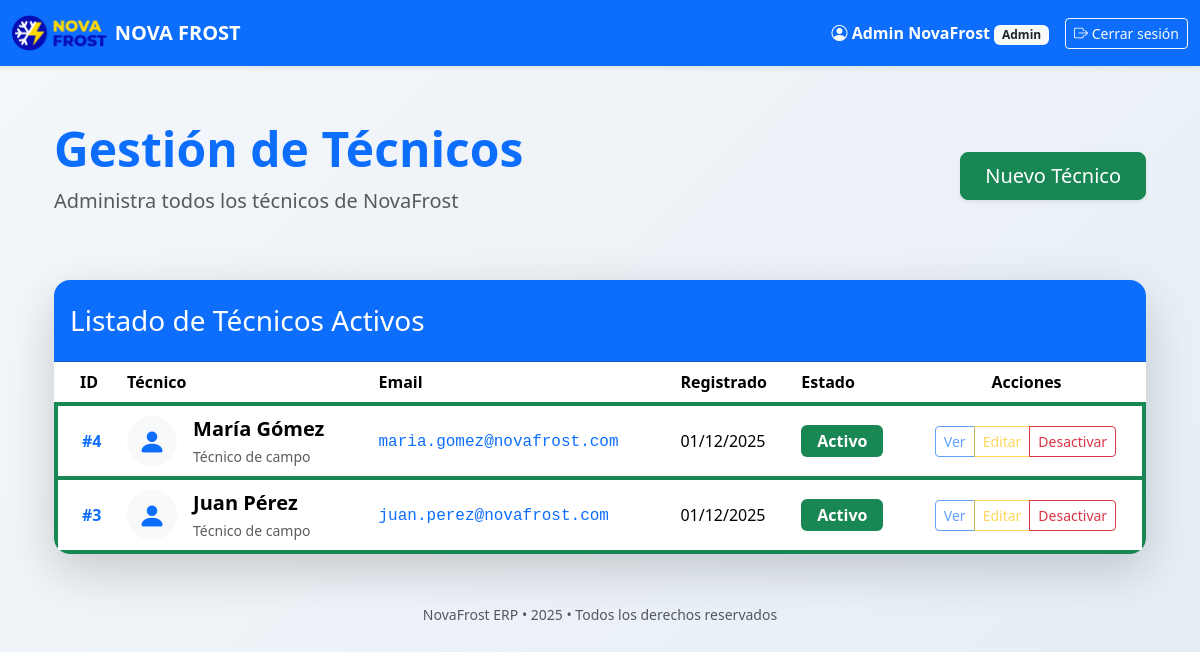
Page /admin/tecnicos (signed in) on the committed database.
### models.py (models this page shows, shortened)
class User(db.Model, UserMixin):
    id = db.Column(db.Integer, primary_key=True)
    email = db.Column(db.String(120), unique=True, nullable=False, index=True)
    password_hash = db.Column(db.String(255), nullable=False)
    role = db.Column(db.String(20), nullable=False, default='tecnico')
    nombre = db.Column(db.String(100), nullable=False, default='')
    apellido = db.Column(db.String(100), nullable=False, default='')
    activo = db.Column(db.Boolean, default=True)
    push_token = db.Column(db.String(500), nullable=True)
    fecha_registro = db.Column(db.DateTime, default=datetime.utcnow)
    ordenes_tecnico = db.relationship('Orden', backref='tecnico', lazy=True)
    anticipos = db.relationship('Anticipo', backref='tecnico_rel', lazy=True)
    salarios = db.relationship('Salario', backref='tecnico', lazy=True)
    def nombre_completo(self):
        if self.nombre and self.apellido:
            return f"{self.nombre} {self.apellido}"
        return self.email.split('@')[0].title()

### app.py (the view)
@app.route('/admin/tecnicos')
@login_required
def admin_tecnicos():
    if current_user.role != 'admin':
        flash('Acceso restringido', 'danger')
        return redirect(url_for('dashboard'))
    tecnicos = User.query.filter_by(role='tecnico').order_by(User.fecha_registro.desc()).all()
    return render_template('admin/tecnicos.html', tecnicos=tecnicos)

### app.py (called while the page is built)
@login_manager.user_loader
def load_user(user_id):
    return db.session.get(User, int(user_id))

### templates/admin/tecnicos.html (shortened to what this page needs)
{% extends "base.html" %}
{% block content %}
<div class="container py-5">
    <div class="d-flex flex-column flex-md-row justify-content-between align-items-start align-items-md-center gap-4 mb-5 mb-5">
        <div>
            <h1 class="display-5 fw-bold text-primary mb-2">
                Gestión de Técnicos
            </h1>
            <p class="text-muted fs-5">Administra todos los técnicos de NovaFrost</p>
        </div>
        <a href="{{ url_for('nuevo_tecnico') }}" class="btn btn-success btn-lg shadow-sm px-4">
            Nuevo Técnico
        </a>
    </div>
    <div class="card border-0 shadow-lg rounded-4 overflow-hidden">
        <div class="card-header bg-primary text-white py-4">
            <h3 class="mb-0 text-center text-md-start">
                Listado de Técnicos Activos
            </h3>
        </div>
        <div class="card-body p-0">
            {% if tecnicos %}
                <div class="table-responsive">
                    <table class="table table-hover align-middle mb-0">
                        <thead class="bg-light">
                            <tr>
                                <th class="ps-4">ID</th>
                                <th>Técnico</th>
                                <th>Email</th>
                                <th>Registrado</th>
                                <th>Estado</th>
                                <th class="text-center">Acciones</th>
                            </tr>
                        </thead>
                        <tbody>
                            {% for t in tecnicos %}
                            <tr class="border-start border-{{ 'success' if t.activo else 'secondary' }} border-4">
                                <td class="ps-4 fw-bold text-primary">#{{ t.id }}</td>
                                <td>
                                    <div class="d-flex align-items-center gap-3">
                                        <div class="bg-light rounded-circle d-flex align-items-center justify-content-center"
                                             style="width: 50px; height: 50px;">
                                            <i class="bi bi-person-fill text-primary fs-3"></i>
                                        </div>
                                        <div>
                                            <div class="fw-bold fs-5">{{ t.nombre_completo() }}</div>
                                            <small class="text-muted">Técnico de campo</small>
                                        </div>
                                    </div>
                                </td>
                                <td>
                                    <span class="font-monospace text-primary">{{ t.email }}</span>
                                </td>
                                <td>{{ t.fecha_registro.strftime('%d/%m/%Y') }}</td>
                                <td>
                                    <span class="badge bg-{{ 'success' if t.activo else 'secondary' }} fs-6 px-3 py-2">
                                        {{ 'Activo' if t.activo else 'Inactivo' }}
                                    </span>
                                </td>
                                <td class="text-center">
                                    <div class="btn-group" role="group">
                                        <button class="btn btn-outline-primary btn-sm" title="Ver perfil" disabled>
                                            Ver
                                        </button>
                                        <button class="btn btn-outline-warning btn-sm" title="Editar" disabled>
                                            Editar
                                        </button>
                                        <button class="btn btn-outline-danger btn-sm" title="Desactivar"
                                                {% if not t.activo %}disabled{% endif %}>
                                            Desactivar
                                        </button>
                                    </div>
                                </td>
                            </tr>
                            {% endfor %}
                        </tbody>
                    </table>
                </div>
            {% endif %}
        </div>
    </div>
    <div class="text-center mt-5">
        <small class="text-muted">NovaFrost ERP • 2025 • Todos los derechos reservados</small>
    </div>
</div>
{% endblock %}

### templates/base.html (shortened to what this page needs)
<!DOCTYPE html>
<html lang="es">
<head>
    <link href="https://cdn.jsdelivr.net/npm/bootstrap@5.3.3/dist/css/bootstrap.min.css" rel="stylesheet"
>
    <link rel="stylesheet" href="https://cdn.jsdelivr.net/npm/bootstrap-icons@1.11.3/font/bootstrap-icons.min.css">
</head>
<body>
    <nav class="navbar navbar-expand-lg navbar-dark bg-primary shadow-sm fixed-top">
        <div class="container-fluid">
            <a class="navbar-brand d-flex align-items-center gap-2" href="{{ url_for('dashboard') }}">
                <img src="/static/logo.png" alt="Logo">
                <strong>NOVA FROST</strong>
            </a>
            <div class="collapse navbar-collapse" id="navbarNav">
                <ul class="navbar-nav ms-auto align-items-center">
                    {% if current_user.is_authenticated %}
                        <li class="nav-item me-3">
                            <span class="navbar-text user-name">
                                <i class="bi bi-person-circle"></i>
                                {{ current_user.nombre_completo() }}
                                <small class="badge bg-light text-dark">{{ current_user.role|title }}</small>
                            </span>
                        </li>
                        <li class="nav-item">
                            <a href="{{ url_for('logout') }}" class="btn btn-outline-light btn-sm">
                                <i class="bi bi-box-arrow-right"></i> Cerrar sesión
                            </a>
                        </li>
                    {% endif %}
                </ul>
            </div>
        </div>
    </nav>
    <main class="container pt-5 mt-4">
        {% block content %}{% endblock %}
    </main>
</body>
</html>

### templates/base.html (style rules this page uses)
body { background: linear-gradient(135deg, #f5f7fa 0%, #e4edf5 100%); min-height: 100vh; margin: 0; padding-bottom: 60px; }
.navbar-brand img { height: 40px; }
.user-name { font-weight: 600; color: #fff; }

### rows in the picture
User: nombre_completo "Admin NovaFrost", role "Admin"
User: id "4", nombre_completo "María Gómez", email "maria.gomez@novafrost.com", fecha_registro "01/12/2025", activo "Activo"
User: id "3", nombre_completo "Juan Pérez", email "juan.perez@novafrost.com", fecha_registro "01/12/2025", activo "Activo"
